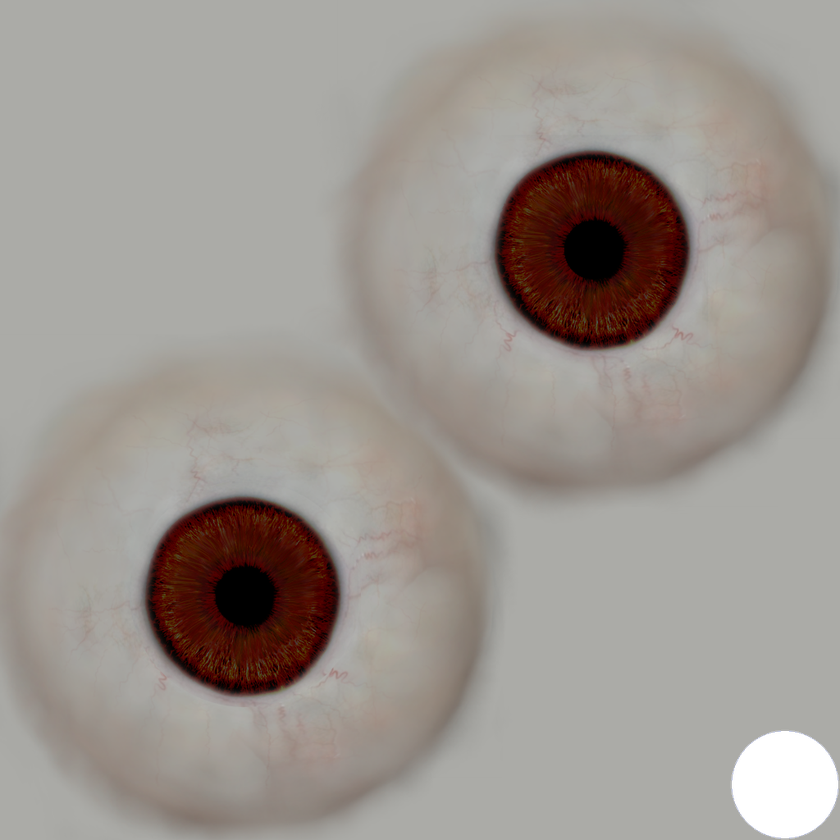
#> input picture data/eyes/materials/brown_eye.png, 840 x 840 px, shrunk from 1024 x 1024 before the run
$ python make_eyes.py
#> lines starting #> are read from the running program, lines starting #| are printed output that depends on the picture; after the words box and inside, x2 and y2 are one past the last pixel; in counts of white or black regions, pixels touching at a corner belong together
#!/usr/bin/env python3
"""Generate eye-colour materials by recolouring the shipped iris.

**Why recolour rather than generate from scratch.** `brown_eye.png` is CC0 like
the rest of `data/`, and it carries three things that are tedious and easy to
get wrong: the sclera's blood vessels, the radial fibre structure of the iris,
and an ALPHA-0 disc for the high-poly proxy's cornea. Recolouring keeps all of
them exactly and changes only the hue of the iris, which is the one thing an eye
colour is.

**The mask is measured, not eyeballed.** Iris pixels are the only strongly
saturated ones in the image: at `saturation > 0.35` there are 79,164 of them and
**zero** fall outside the two iris discs, so the sclera's reddish vessels are
untouched by construction. That was checked before this tool was written; the
`--check` mode re-checks it, because a future retouch of the source could break
the assumption silently.

**Luminance is preserved.** Each iris pixel keeps its original value and gets a
new hue and saturation, so the fibre detail that makes an iris read as an iris
survives the recolour. Setting a flat colour instead gives a plastic disc.

**Colours.** Six, the common human range. `brown` is the source and is not
regenerated -- it ships as authored.

Usage:
    ./.venv-mh/bin/python tools/make_eyes.py          # write the materials
    ./.venv-mh/bin/python tools/make_eyes.py --check  # verify, write nothing
"""

from __future__ import annotations

import argparse
import colorsys
import sys
from pathlib import Path

import numpy as np
from PIL import Image

REPO = Path(__file__).resolve().parent.parent
EYES = REPO / "data" / "eyes" / "materials"
SOURCE = EYES / "brown_eye.png"

#: Saturation above which a pixel is iris. Measured: separates the two iris
#: discs from everything else with nothing in between.
IRIS_SATURATION = 0.35

#: name -> (hue in [0,1], saturation multiplier, value multiplier).
#:
#: Hue is absolute; saturation and value scale the ORIGINAL, so a colour cannot
#: flatten the fibre structure. Greys and blues want less saturation than the
#: source brown, which is nearly monochromatic red.
COLOURS = {
    "amber": (0.09, 1.00, 1.30),
    "hazel": (0.11, 0.70, 1.15),
    "green": (0.27, 0.65, 1.10),
    "blue": (0.58, 0.70, 1.25),
    "grey": (0.58, 0.18, 1.20),
}

MHMAT = """# Generated by tools/make_eyes.py -- do not hand-edit.
#
# Released CC0, like the rest of data/. The iris hue is shifted from the shipped
# brown_eye.png; the sclera, its blood vessels and the alpha-0 cornea disc are
# carried over unchanged.

name Eye_{name}
tag eyes
tag procedural

// Copied from brown.mhmat, which these are recolours of. `transparent True` is
// load-bearing: the high-poly proxy's front geometry is a cornea whose texel is
// alpha 0, and without the flag the renderer discards that alpha and paints an
// opaque disc over the iris.
diffuseColor 1.0 1.0 1.0
specularColor 1.0 1.0 1.0
shininess 1.0
transparent True

diffuseTexture {name}_eye.png
"""


def iris_mask(rgb: np.ndarray, alpha: np.ndarray) -> np.ndarray:
    """Pixels belonging to an iris: the strongly saturated ones."""
    mx = rgb.max(2)
    mn = rgb.min(2)
    sat = np.where(mx > 0, (mx - mn) / np.maximum(mx, 1), 0.0)
    return (sat > IRIS_SATURATION) & (alpha > 0)


# [60 lines left out: functions recolour, differences, check_generated, not called in this run]


def main() -> int:
    ap = argparse.ArgumentParser()
    ap.add_argument("--check", action="store_true",
                    help="verify the source and the mask, write nothing")
    args = ap.parse_args()

    if not SOURCE.exists():
        print(f"missing {SOURCE}", file=sys.stderr)
        return 1

    src = np.asarray(Image.open(SOURCE).convert("RGBA")).astype(int)
    rgb, alpha = src[:, :, :3], src[:, :, 3]
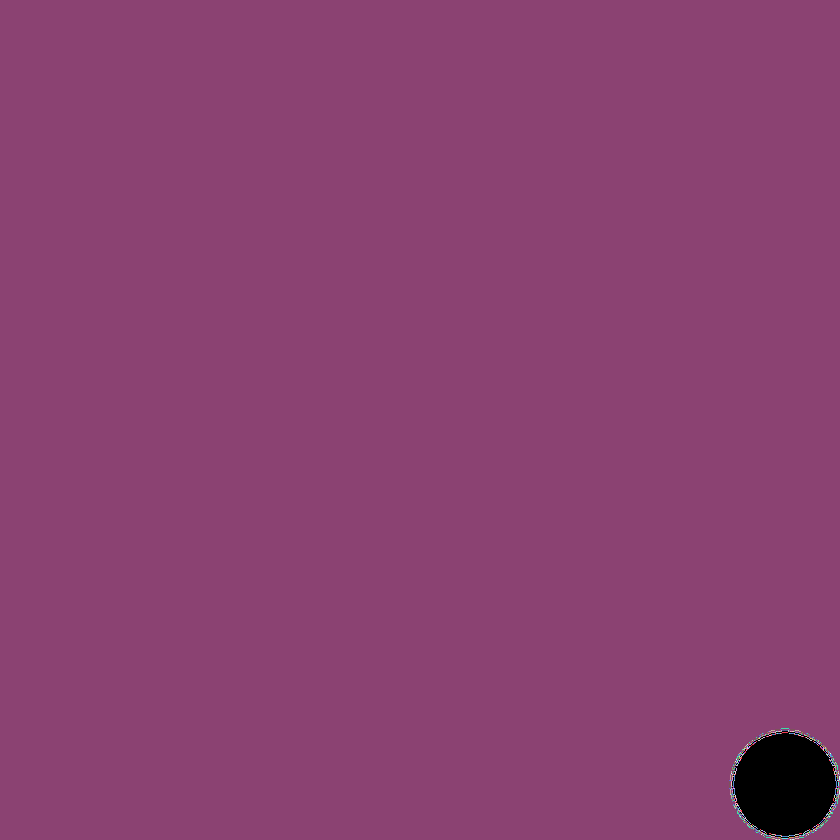
#> alpha: shape (840, 840) int64; 181 distinct labels, from 0 to 255; one colour per label, 0 black
    mask = iris_mask(rgb, alpha)
#> in iris_mask, `mx = rgb.max(2)`:
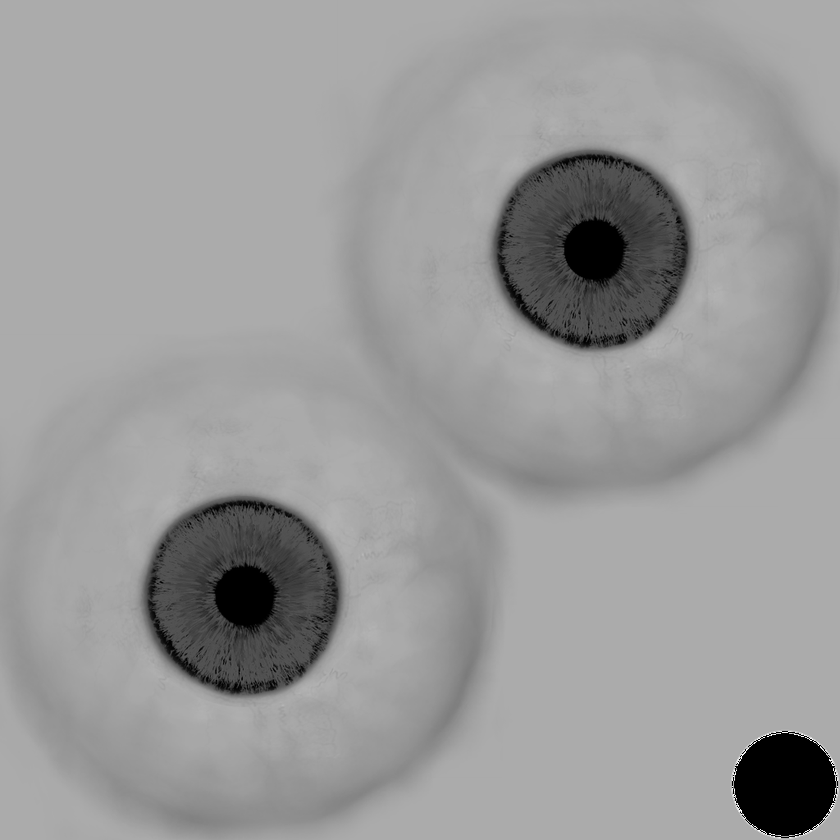
#> mx: shape (840, 840) int64; min 0, max 255, mean 153.4
#> in iris_mask, `mn = rgb.min(2)`:
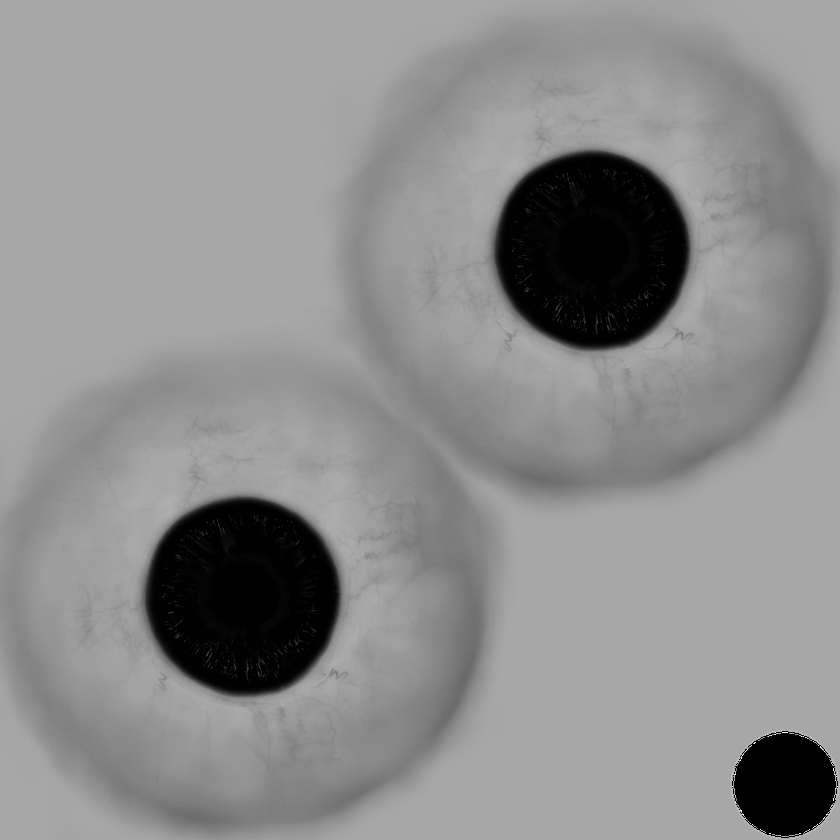
#> mn: shape (840, 840) int64; min 0, max 255, mean 140.7
#> in iris_mask, `sat = np.where(mx > 0, (mx - mn) / np.maximum(mx, 1), 0.0)`:
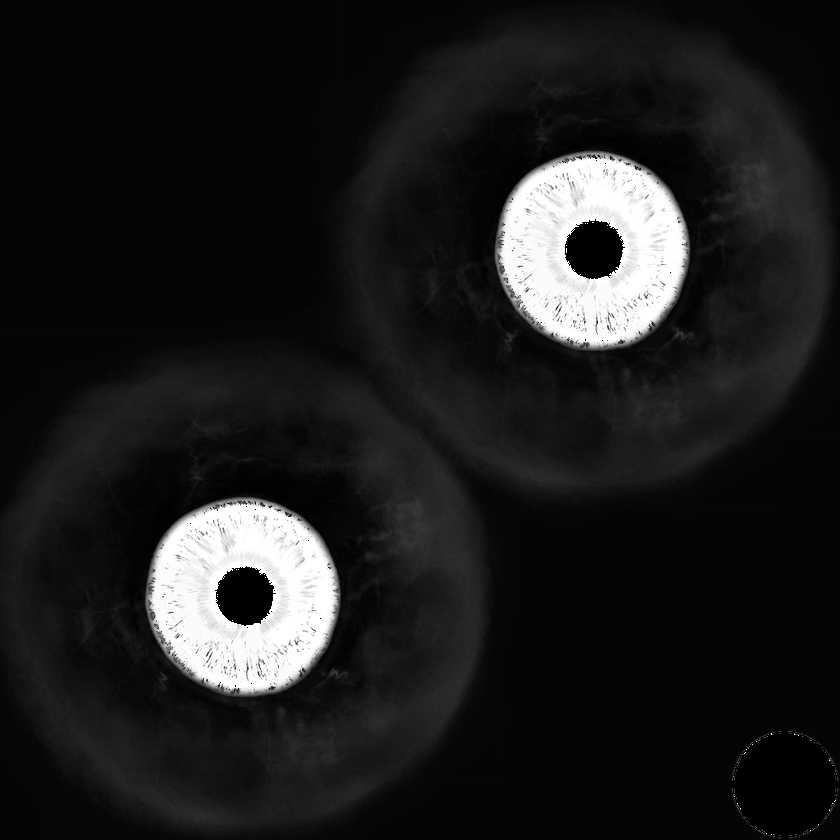
#> sat: shape (840, 840) float64; min 0, max 1, mean 0.121
#> in iris_mask, `return (sat > IRIS_SATURATION) & (alpha > 0)`:
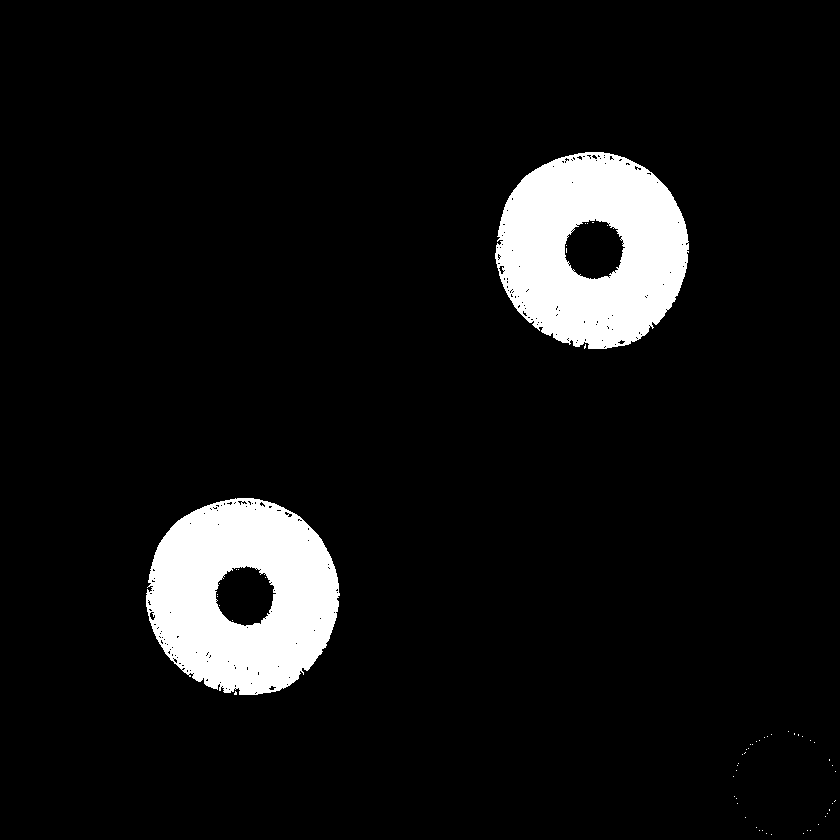
#> returned value: shape (840, 840) bool; 7.6% white; 60 white regions (58 under 20 px), largest, box (x1, y1, x2, y2) and area: (495, 152, 689, 349) 26774, (146, 498, 340, 695) 26766

    # The assumption this tool rests on, re-checked every run: every saturated
    # pixel is inside one of the two iris discs. Centres and radius measured
    # from the shipped texture.
    h, w = mask.shape
#> h = 840; w = 840
    yy, xx = np.mgrid[0:h, 0:w]
    near = ((np.hypot(xx - int(0.706 * w), yy - int(0.293 * h)) < 0.17 * w) |
            (np.hypot(xx - int(0.295 * w), yy - int(0.709 * h)) < 0.17 * w))
    stray = int((mask & ~near).sum())
#> stray = 48
    print(f"iris pixels: {int(mask.sum())}, outside the iris discs: {stray}")
#| iris pixels: 53623, outside the iris discs: 48
    if stray:
        print("the saturation mask no longer isolates the irises; "
              "recolouring would touch the sclera", file=sys.stderr)
        return 1
    if args.check:
        stale = check_generated(src, rgb, alpha, mask)
        if stale:
            print("generated eye assets are stale:", file=sys.stderr)
            for line in stale:
                print(f"  {line}", file=sys.stderr)
            print(
                "\nRe-run without --check to regenerate:\n"
                "  ./.venv-mh/bin/python tools/make_eyes.py",
                file=sys.stderr,
            )
            return 1
        print(f"ok -- {len(COLOURS)} eye colours match the generator")
        return 0

    for name, (hue, sat_mul, val_mul) in COLOURS.items():
        out = src.copy()
        out[:, :, :3] = recolour(rgb, mask, hue, sat_mul, val_mul)
        Image.fromarray(out.astype(np.uint8), "RGBA").save(EYES / f"{name}_eye.png")
        (EYES / f"{name}.mhmat").write_text(MHMAT.format(name=name))
        print(f"  {name}")
    print(f"wrote {len(COLOURS)} eye colours to {EYES}")
    return 0


if __name__ == "__main__":
#> (the run stopped early here; a loop or call above may not have finished)
